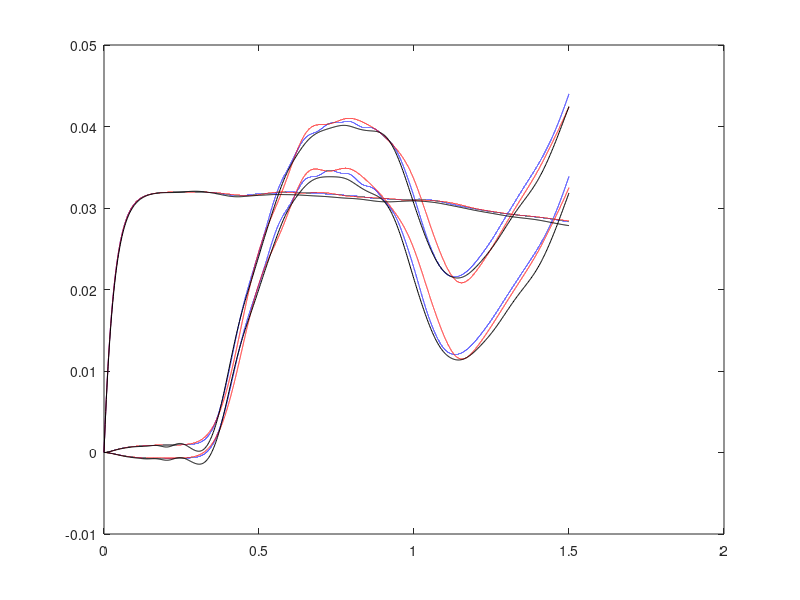

This figure's MATLAB source:
clear;   

ss16=load('Stresses_Maxwell_etaEq1by25_C11.txt');
ss26=load('Stresses_Maxwell_etaEq1by25_C12.txt');
ss36=load('Stresses_Maxwell_etaEq1by25_C22.txt');

ss46=load('Displacement_Maxwell_etaEq1by25_800_steps_y.txt');
ss56=load('Displacement_Maxwell_etaEq1by25_800_steps_x.txt');

ss5=load('output_C41.txt');
ss8=load('output_C71.txt');
ss6=load('output_x41.txt');
ss7=load('output_x71.txt');
plot(ss8(:,4),ss8(:,3),'b', ss8(:,4), ss8(:,1),'b',ss8(:,4),ss8(:,2),'b',ss5(:,4), ss5(:,1),'r',ss5(:,4), ss5(:,3),'r',ss5(:,4),ss5(:,2),'r',ss16(:,2), ss16(:,3),'k',ss26(:,2), ss26(:,3),'k',ss36(:,2), ss36(:,3),'k');
%plot(ss7(:,3), ss7(:,1),'b', ss7(:,3), ss7(:,2),'b',ss6(:,3), ss6(:,1),'r', ss6(:,3), ss6(:,2),'r',ss46(:,2),ss46(:,3),'k',ss56(:,2),ss56(:,3),'k');
 
